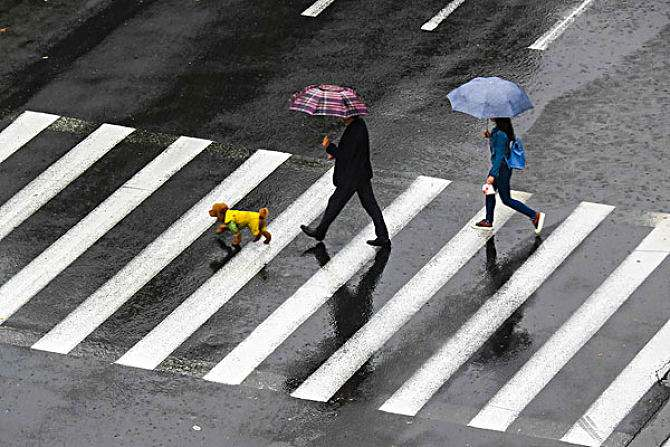
#> input picture U8/bmx.jpg, 670 x 447 px
$ python 'test 霍夫变换.py'
#> lines starting #> are read from the running program, lines starting #| are printed output that depends on the picture; after the words box and inside, x2 and y2 are one past the last pixel; in counts of white or black regions, pixels touching at a corner belong together
# coding:gbk
"""
函数：cv.HoughLines()
步骤：
1.对边缘图像进行霍夫空间变换
2.在4领域内找到霍夫空间变换的极大值
3.对这些极大值安装由大到小顺序进行排序，极大值越大，越有可能是直线
4.输出直线
 参数：
第一个参数图片为二值化图，或者进行边缘检测
第二三个参数分别代表精确度
第四个参数是阈值,不是二值化的阈值
Hough 直线变换原理
一条直线可以用数学表达式：y=mx+c

"""

import cv2 as cv
import numpy as np

# 读入图片
img = cv.imread('bmx.jpg')
#> img is the input picture: shape (447, 670, 3); mean B, G, R 119, 118.4, 118.5
# 高斯滤波
blur = cv.GaussianBlur(img,(5,5),-5,-5)
# 颜色转换
gray = cv.cvtColor(img,cv.COLOR_BGR2GRAY)
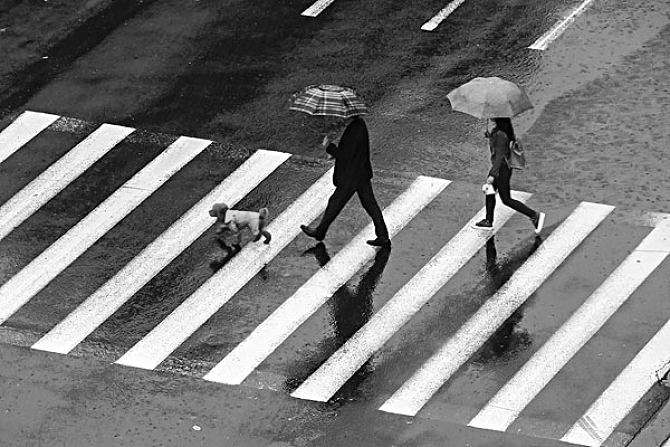
#> gray: shape (447, 670); min 0, max 255, mean 118.5
# 二值化
ret,g = cv.threshold(gray,180,255,cv.THRESH_BINARY)
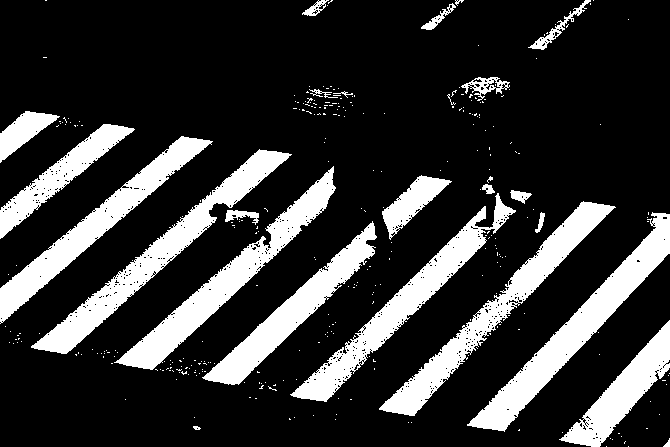
#> g: shape (447, 670); 20.5% white; 326 white regions (302 under 20 px), largest, box (x1, y1, x2, y2) and area: (467, 212, 670, 432) 7726, (31, 149, 292, 354) 7343, (379, 201, 616, 416) 7084
# 边缘检测
edges = cv.Canny(g,120,200)
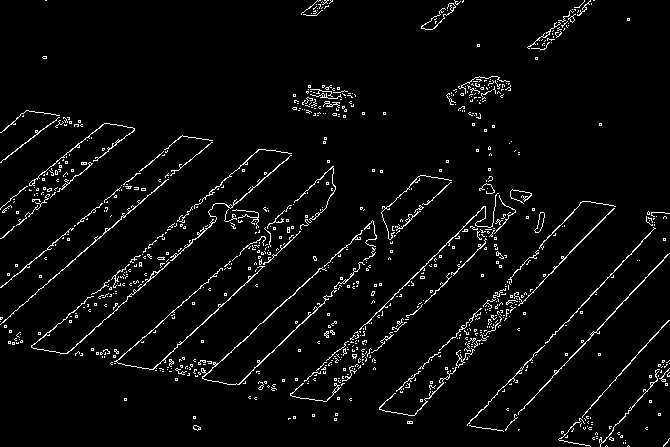
#> edges: shape (447, 670); 3.8% white in thin lines or dots

# 霍夫变换
lines = cv.HoughLines(edges,1,np.pi/180,130)
#> lines = 16 rows, first 8: [374, 0.82], [244, 0.855], [661, 0.75], [581, 0.785], [585, 0.768], [308, 0.838], [415, 0.82], [283, 0.855]
# print(lines)

# 循环
for line in lines:
    for rho,theta in line:
        a = np.cos(theta)
        b = np.sin(theta)
        x0 = a*rho
        y0 = b*rho
        x1 = int(x0+1000*(-b))
        y1 = int(y0+1000*(a))
        x2 = int(x0-1000*(-b))
        y2 = int(y0-1000*(a))
        cv.line(img,(x1,y1),(x2,y2),(0,0,255),2)
#> this loop made 16 passes
#> line on passes 1 to 12: [[374, 0.82]], [[244, 0.855]], [[661, 0.75]], [[581, 0.785]], [[585, 0.768]], [[308, 0.838]], [[415, 0.82]], [[283, 0.855]], [[441, 0.785]], [[630, 0.768]], [[442, 0.803]], [[513, 0.785]]
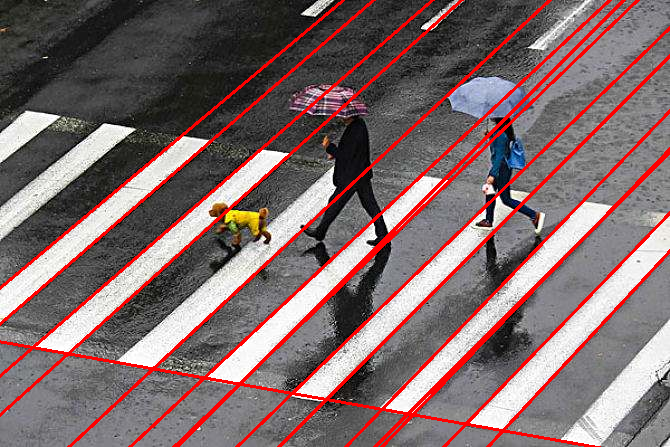
#> img: shape (447, 670, 3); 8.47% of pixels changed, all inside (x1, y1, x2, y2) = (0, 0, 670, 447)

# cv.imshow('img',g)
# cv.imshow('img1',edges)
cv.imshow('lines',img)
cv.waitKey(0)

$ run again, with U8/7.jpg copied over U8/bmx.jpg
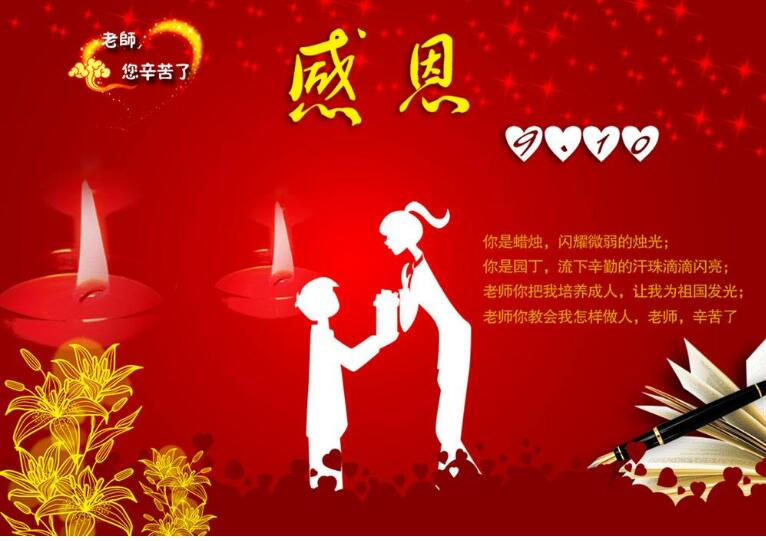
#> input picture U8/7.jpg, 766 x 541 px
#> img is the input picture: shape (541, 766, 3); mean B, G, R 24.4, 34.7, 178.3
#> `ret,g = cv.threshold(gray,180,255,cv.THRESH_BINARY)`:
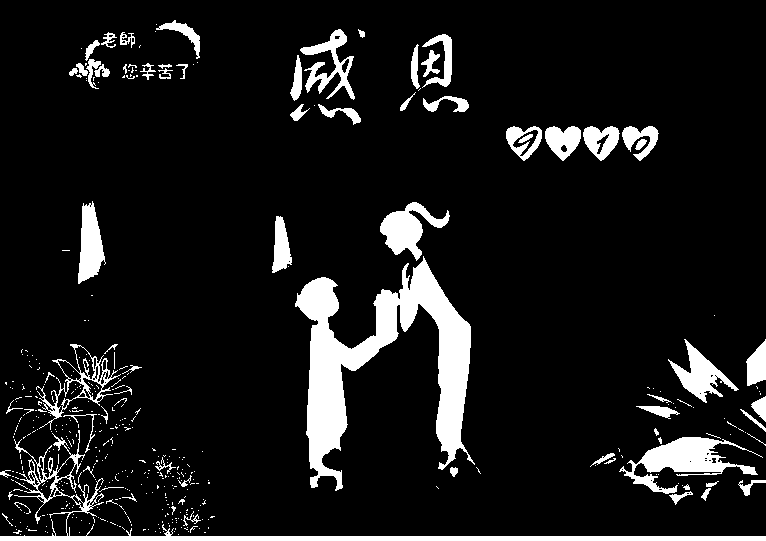
#> g: shape (541, 766); 9.8% white; 442 white regions (373 under 20 px), largest, box (x1, y1, x2, y2) and area: (295, 256, 475, 491) 14187, (0, 430, 766, 541) 5288, (619, 437, 763, 494) 2987
#> edges: shape (541, 766); 3.1% white in thin lines or dots
#> lines = [[535, 1.57]]
#> the loop `for line in lines:` made 1 pass
#> after the loop `for line in lines:`:
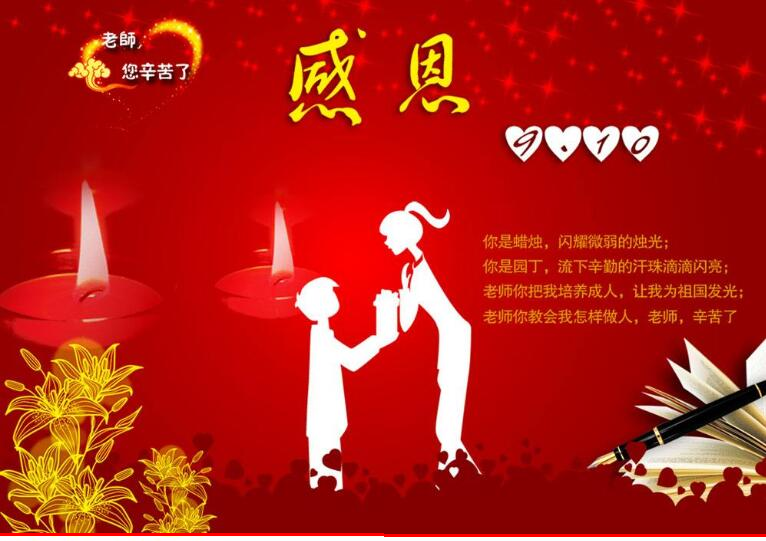
#> img: shape (541, 766, 3); 0.55% of pixels changed, all inside (x1, y1, x2, y2) = (0, 533, 766, 537)
